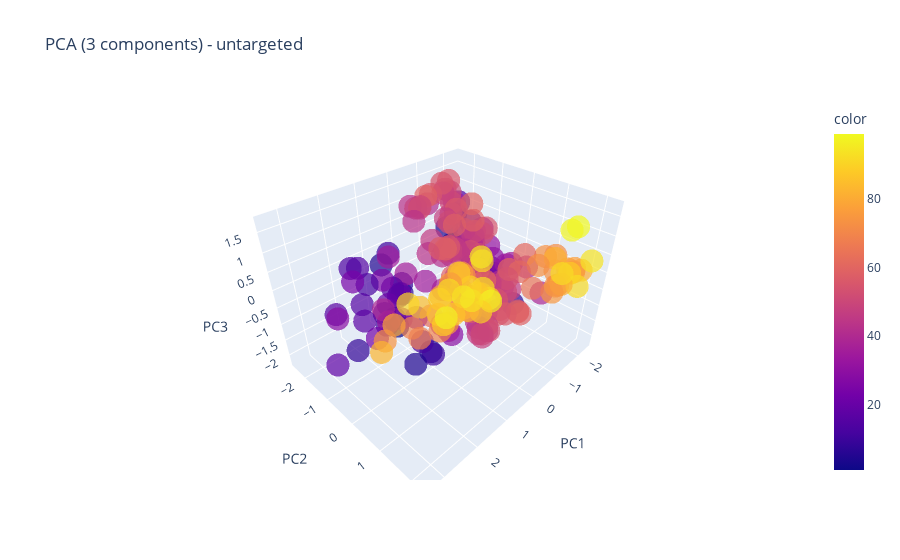

Source (notebook cell):
### Code cell
#PCA
from sklearn.decomposition import PCA
import plotly.express as px

pca_3=PCA(n_components=3,random_state=42)
X_pca3= pca_3.fit_transform(X_preprocessed)

print("Explained variance ratio (3 components):", pca_3.explained_variance_ratio_.sum())
# 3D scatter plot with plotly
fig = px.scatter_3d(x=X_pca3[:,0], y=X_pca3[:,1], z=X_pca3[:,2],color=df['Spending Score (1-100)'],opacity=0.7, title='PCA (3 components) - untargeted',
                 labels={'x':'PC1', 'y':'PC2','z':'PC3'})



fig.show()

#by adding color, a fourth dimension is added, which shows how spending score(an imp column) is influencing the components.. Th egraph shows there is a some correlation as all the yellow dots are on one side and purple on one and pink on one.

### Figure 1 — Plotly figure (JSON) as saved in the notebook; plotly's stock layout.template omitted (floating-point values rounded to 4 significant figures; data arrays with more than 128 entries replaced by an {"elided": "..."} marker saying what was removed)
{"data": [{"hovertemplate": "PC1=%{x}<br>PC2=%{y}<br>PC3=%{z}<br>color=%{marker.color}<extra></extra>", "legendgroup": "", "marker": {"color": {"elided": "200 int values"}, "coloraxis": "coloraxis", "opacity": 0.7, "symbol": "circle"}, "mode": "markers", "name": "", "scene": "scene", "showlegend": false, "type": "scatter3d", "x": {"elided": "200 float values"}, "y": {"elided": "200 float values"}, "z": {"elided": "200 float values"}}], "layout": {"coloraxis": {"colorbar": {"title": {"text": "color"}}, "colorscale": [[0, "#0d0887"], [0.1111, "#46039f"], [0.2222, "#7201a8"], [0.3333, "#9c179e"], [0.4444, "#bd3786"], [0.5556, "#d8576b"], [0.6667, "#ed7953"], [0.7778, "#fb9f3a"], [0.8889, "#fdca26"], [1, "#f0f921"]]}, "legend": {"tracegroupgap": 0}, "scene": {"domain": {"x": [0, 1], "y": [0, 1]}, "xaxis": {"title": {"text": "PC1"}}, "yaxis": {"title": {"text": "PC2"}}, "zaxis": {"title": {"text": "PC3"}}}, "title": {"text": "PCA (3 components) - untargeted"}}}
